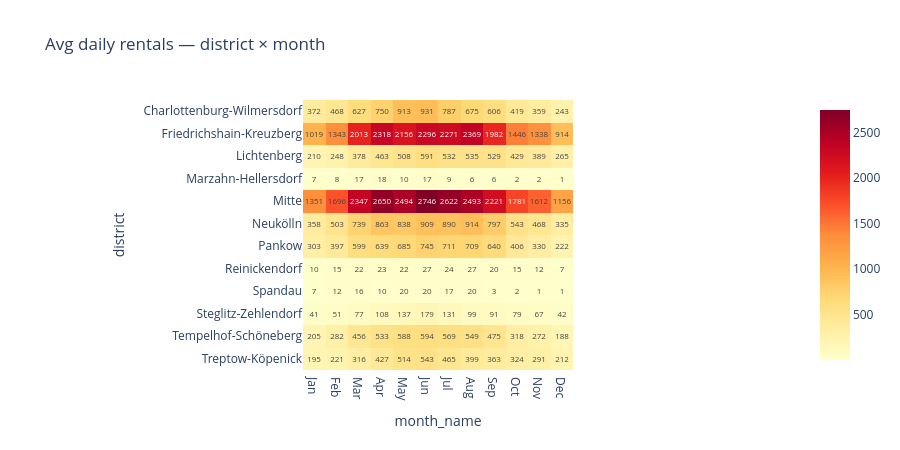

Here is the notebook cell this chart was saved with:
### Code cell
# Heatmap: district vs month average demand
pivot = month_avg.pivot(index='district', columns='month_name', values='rentals')
# Reorder months
month_order = ['Jan','Feb','Mar','Apr','May','Jun','Jul','Aug','Sep','Oct','Nov','Dec']
pivot = pivot[[m for m in month_order if m in pivot.columns]]

fig = px.imshow(
    pivot.round(0),
    text_auto=True,
    color_continuous_scale='YlOrRd',
    title='Avg daily rentals — district × month',
    height=450
)
fig.show()

### Figure 1 — Plotly figure (JSON) as saved in the notebook; plotly's stock layout.template omitted (floating-point values rounded to 4 significant figures; data arrays with more than 128 entries replaced by an {"elided": "..."} marker saying what was removed)
{"data": [{"coloraxis": "coloraxis", "hovertemplate": "month_name: %{x}<br>district: %{y}<br>color: %{z}<extra></extra>", "name": "0", "texttemplate": "%{z}", "type": "heatmap", "x": ["Jan", "Feb", "Mar", "Apr", "May", "Jun", "Jul", "Aug", "Sep", "Oct", "Nov", "Dec"], "xaxis": "x", "y": ["Charlottenburg-Wilmersdorf", "Friedrichshain-Kreuzberg", "Lichtenberg", "Marzahn-Hellersdorf", "Mitte", "Neukölln", "Pankow", "Reinickendorf", "Spandau", "Steglitz-Zehlendorf", "Tempelhof-Schöneberg", "Treptow-Köpenick"], "yaxis": "y", "z": {"elided": "12x12 float values"}}], "layout": {"coloraxis": {"colorscale": [[0, "rgb(255,255,204)"], [0.125, "rgb(255,237,160)"], [0.25, "rgb(254,217,118)"], [0.375, "rgb(254,178,76)"], [0.5, "rgb(253,141,60)"], [0.625, "rgb(252,78,42)"], [0.75, "rgb(227,26,28)"], [0.875, "rgb(189,0,38)"], [1, "rgb(128,0,38)"]]}, "height": 450, "title": {"text": "Avg daily rentals — district × month"}, "xaxis": {"anchor": "y", "constrain": "domain", "domain": [0, 1], "scaleanchor": "y", "title": {"text": "month_name"}}, "yaxis": {"anchor": "x", "autorange": "reversed", "constrain": "domain", "domain": [0, 1], "title": {"text": "district"}}}}
